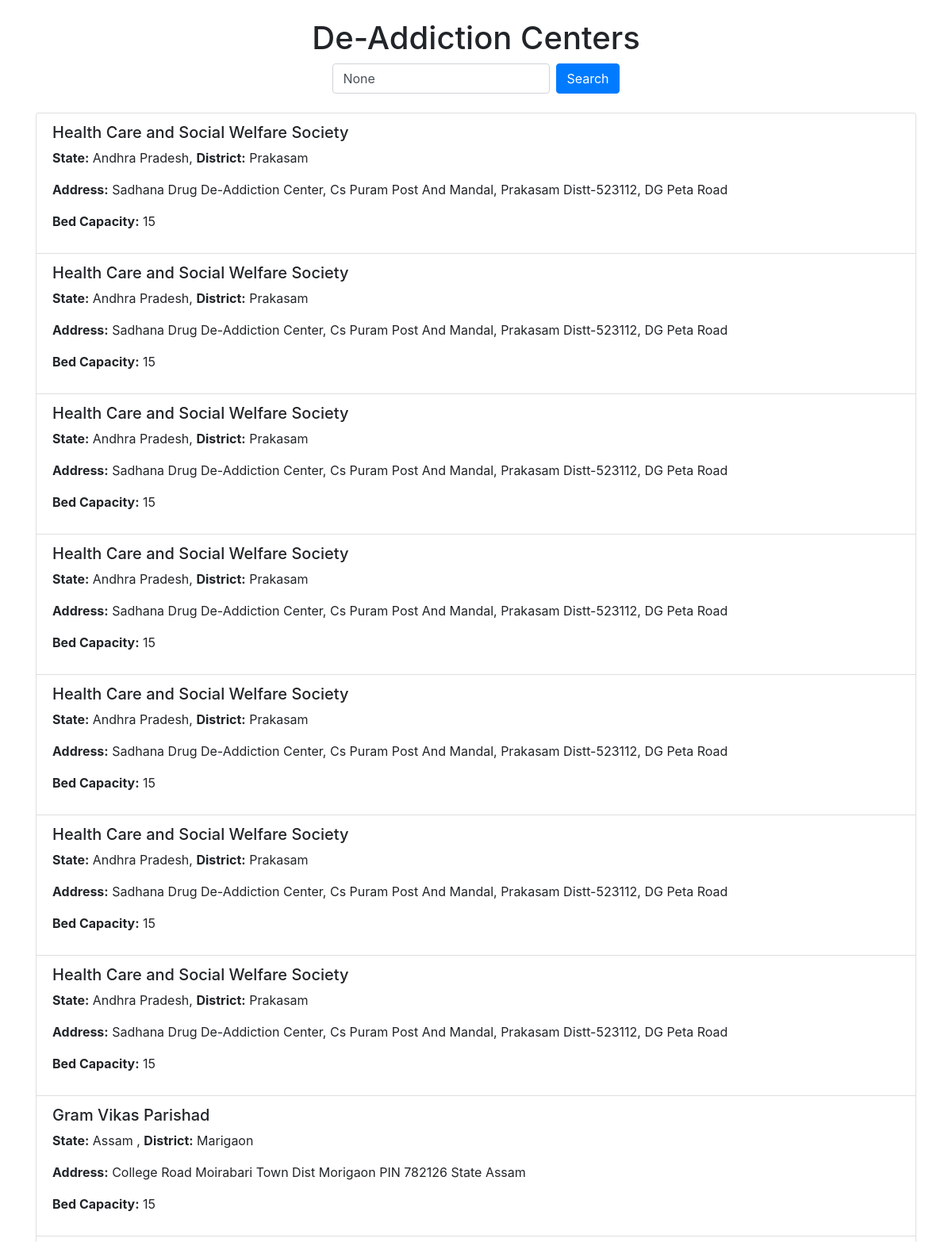
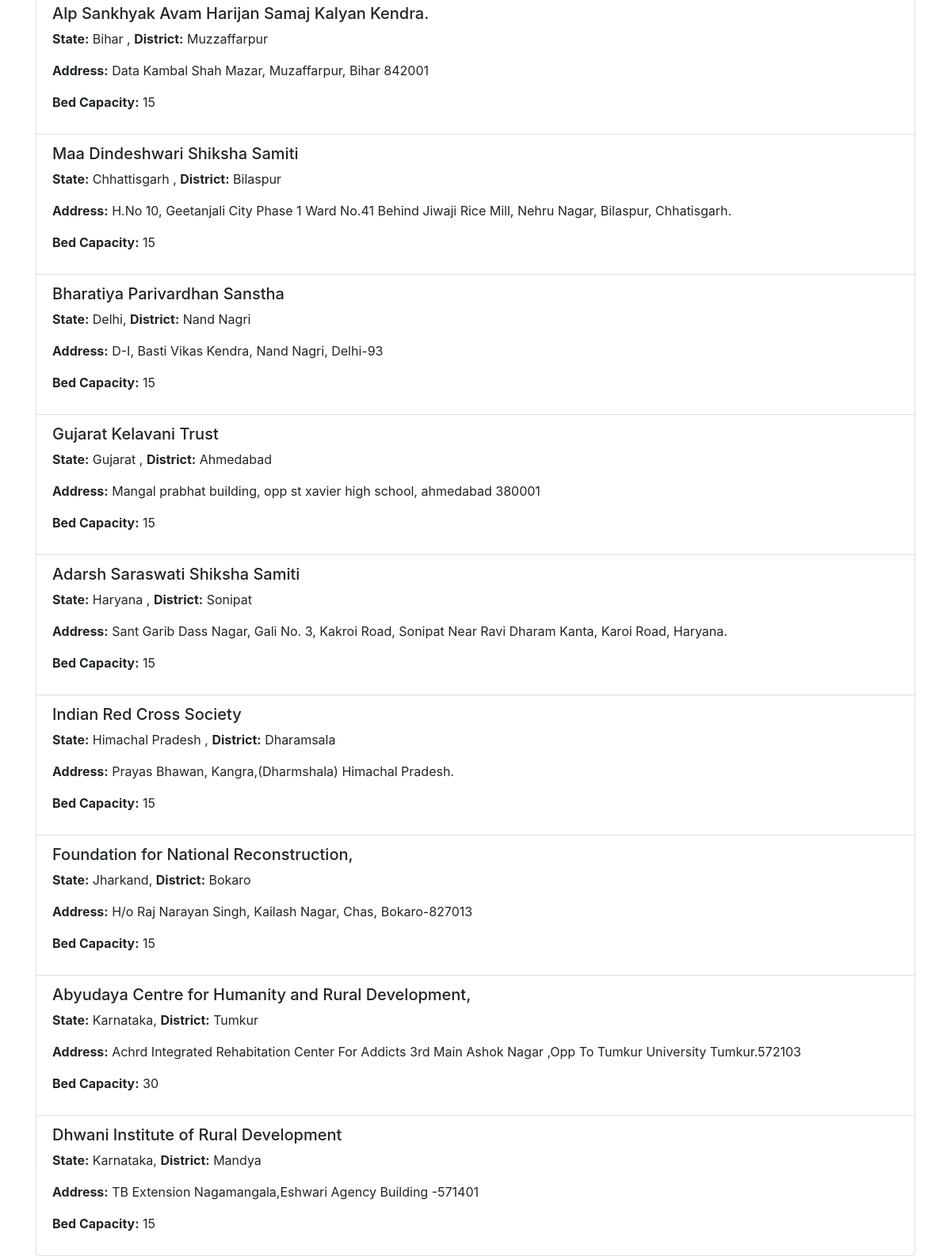
The app's page /centers/ with its own data (2 pictures, top to bottom).
### app/models.py (models this page shows, shortened)
class DeAddictionCenter(models.Model):
    state = models.CharField(max_length=100)
    district = models.CharField(max_length=100)
    ngo_name = models.CharField(max_length=200)
    address = models.TextField()
    bed_capacity = models.PositiveIntegerField()

### app/views.py (the view)
# urls.py: path('centers/', views.center_list, name='center_list'),
def center_list(request):
    query = request.GET.get('q')  # Get the search query from the request
    if query:
        centers = DeAddictionCenter.objects.filter(state__icontains=query)  # Case-insensitive search
    else:
        centers = DeAddictionCenter.objects.all()
    return render(request, 'app/center_list.html', {'centers': centers, 'query': query})

### app/templates/app/center_list.html (shortened to what this page needs)
<!DOCTYPE html>
<html>
<head>
    <link rel="stylesheet" href="https://stackpath.bootstrapcdn.com/bootstrap/4.5.2/css/bootstrap.min.css">
</head>
<body class="container mt-4">
    <h1 class="text-center">De-Addiction Centers</h1>
    <form method="get" action="" class="form-inline justify-content-center mb-4">
        <input type="text" name="q" class="form-control mr-2" placeholder="Search by state" value="{{ query }}">
        <button type="submit" class="btn btn-primary">Search</button>
    </form>
    <div class="list-group">
        {% for center in centers %}
            <div class="list-group-item">
                <h5>{{ center.ngo_name }}</h5>
                <p><strong>State:</strong> {{ center.state }}, <strong>District:</strong> {{ center.district }}</p>
                <p><strong>Address:</strong> {{ center.address }}</p>
                <p><strong>Bed Capacity:</strong> {{ center.bed_capacity }}</p>
            </div>
        {% endfor %}
    </div>
</body>
</html>

### records on screen
DeAddictionCenter: ngo_name "Health Care and Social Welfare Society", state "Andhra Pradesh", district "Prakasam", address "Sadhana Drug De-Addiction Center, Cs Puram Post And Mandal, Prakasam Distt-523112, DG Peta Road", bed_capacity "15"
DeAddictionCenter: ngo_name "Health Care and Social Welfare Society", state "Andhra Pradesh", district "Prakasam", address "Sadhana Drug De-Addiction Center, Cs Puram Post And Mandal, Prakasam Distt-523112, DG Peta Road", bed_capacity "15"
DeAddictionCenter: ngo_name "Health Care and Social Welfare Society", state "Andhra Pradesh", district "Prakasam", address "Sadhana Drug De-Addiction Center, Cs Puram Post And Mandal, Prakasam Distt-523112, DG Peta Road", bed_capacity "15"
DeAddictionCenter: ngo_name "Health Care and Social Welfare Society", state "Andhra Pradesh", district "Prakasam", address "Sadhana Drug De-Addiction Center, Cs Puram Post And Mandal, Prakasam Distt-523112, DG Peta Road", bed_capacity "15"
DeAddictionCenter: ngo_name "Health Care and Social Welfare Society", state "Andhra Pradesh", district "Prakasam", address "Sadhana Drug De-Addiction Center, Cs Puram Post And Mandal, Prakasam Distt-523112, DG Peta Road", bed_capacity "15"
DeAddictionCenter: ngo_name "Health Care and Social Welfare Society", state "Andhra Pradesh", district "Prakasam", address "Sadhana Drug De-Addiction Center, Cs Puram Post And Mandal, Prakasam Distt-523112, DG Peta Road", bed_capacity "15"
DeAddictionCenter: ngo_name "Health Care and Social Welfare Society", state "Andhra Pradesh", district "Prakasam", address "Sadhana Drug De-Addiction Center, Cs Puram Post And Mandal, Prakasam Distt-523112, DG Peta Road", bed_capacity "15"
DeAddictionCenter: ngo_name "Gram Vikas Parishad", state "Assam", district "Marigaon", address "College Road Moirabari Town Dist Morigaon PIN 782126 State Assam", bed_capacity "15"
DeAddictionCenter: ngo_name "Alp Sankhyak Avam Harijan Samaj Kalyan Kendra.", state "Bihar", district "Muzzaffarpur", address "Data Kambal Shah Mazar, Muzaffarpur, Bihar 842001", bed_capacity "15"
DeAddictionCenter: ngo_name "Maa Dindeshwari Shiksha Samiti", state "Chhattisgarh", district "Bilaspur", address "H.No 10, Geetanjali City Phase 1 Ward No.41 Behind Jiwaji Rice Mill, Nehru Nagar, Bilaspur, Chhatisgarh.", bed_capacity "15"
DeAddictionCenter: ngo_name "Bharatiya Parivardhan Sanstha", state "Delhi", district "Nand Nagri", address "D-I, Basti Vikas Kendra, Nand Nagri, Delhi-93", bed_capacity "15"
DeAddictionCenter: ngo_name "Gujarat Kelavani Trust", state "Gujarat", district "Ahmedabad", address "Mangal prabhat building, opp st xavier high school, ahmedabad 380001", bed_capacity "15"
DeAddictionCenter: ngo_name "Adarsh Saraswati Shiksha Samiti", state "Haryana", district "Sonipat", address "Sant Garib Dass Nagar, Gali No. 3, Kakroi Road, Sonipat Near Ravi Dharam Kanta, Karoi Road, Haryana.", bed_capacity "15"
DeAddictionCenter: ngo_name "Indian Red Cross Society", state "Himachal Pradesh", district "Dharamsala", address "Prayas Bhawan, Kangra,(Dharmshala) Himachal Pradesh.", bed_capacity "15"
DeAddictionCenter: ngo_name "Foundation for National Reconstruction,", state "Jharkand", district "Bokaro", address "H/o Raj Narayan Singh, Kailash Nagar, Chas, Bokaro-827013", bed_capacity "15"
DeAddictionCenter: ngo_name "Abyudaya Centre for Humanity and Rural Development,", state "Karnataka", district "Tumkur", address "Achrd Integrated Rehabitation Center For Addicts 3rd Main Ashok Nagar ,Opp To Tumkur University Tumkur.572103", bed_capacity "30"
DeAddictionCenter: ngo_name "Dhwani Institute of Rural Development", state "Karnataka", district "Mandya", address "TB Extension Nagamangala,Eshwari Agency Building -571401", bed_capacity "15"
